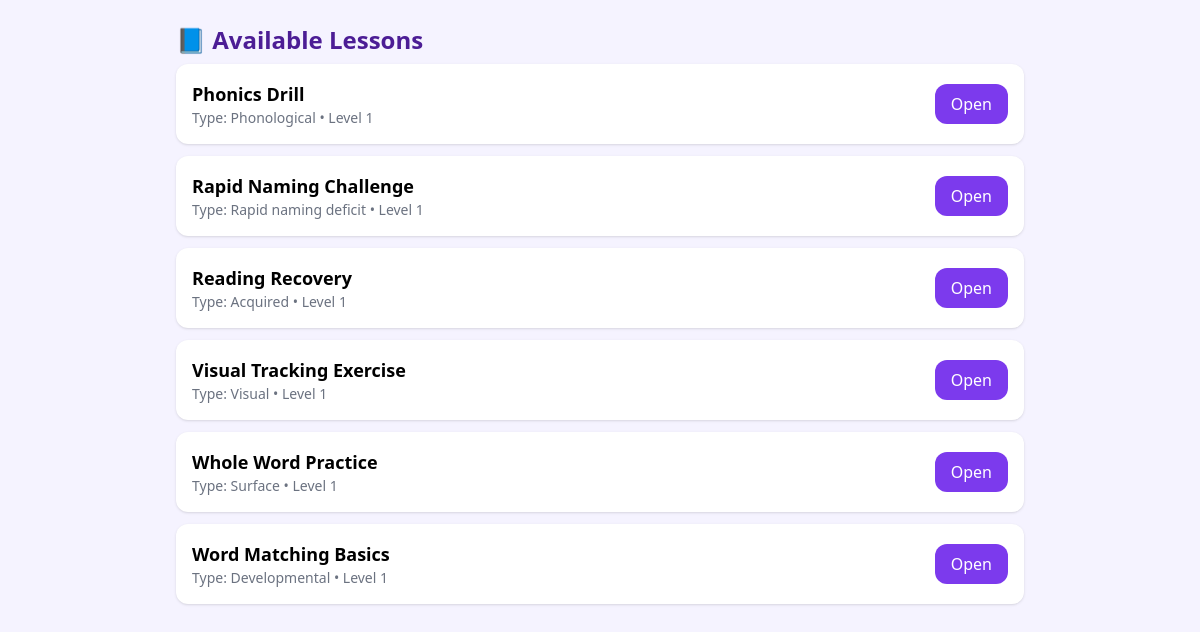
Screenshot of /lessons/ (signed in) with the database file from the repository.
### lessons/models.py (models this page shows, shortened)
class Lesson(models.Model):
    title = models.CharField(max_length=200)
    content_text = models.TextField()
    image = models.ImageField(upload_to="lessons/images/", blank=True, null=True)
    dyslexia_type = models.CharField(max_length=40, choices=DYSLEXIA_TYPES, default="Developmental")
    prompt = models.CharField(max_length=255, blank=True, default="")
    choice_a = models.CharField(max_length=120, blank=True, default="")
    choice_b = models.CharField(max_length=120, blank=True, default="")
    choice_c = models.CharField(max_length=120, blank=True, default="")
    correct_choice = models.CharField(max_length=1, blank=True, default="")  # "A" | "B" | "C"
    level = models.PositiveIntegerField(default=1)
    created_at = models.DateTimeField(auto_now_add=True)
    class Meta:
        ordering = ["level", "title"]

### lessons/views.py (the view)
# urls.py: path("", views.lesson_list, name="lesson_list"),
@login_required
def lesson_list(request):
    dyslexia_type = None
    try:
        cp = ChildProfile.objects.get(child=request.user)
        dyslexia_type = cp.dyslexia_type
    except ChildProfile.DoesNotExist:
        pass
    if dyslexia_type:
        lessons = Lesson.objects.filter(dyslexia_type=dyslexia_type)
    else:
        lessons = Lesson.objects.all()
    return render(request, "lessons/lesson_list.html", {
        "lessons": lessons,
        "dyslexia_type": dyslexia_type,
        "title": "Lessons",
    })

### templates/lessons/lesson_list.html (shortened to what this page needs)
<!DOCTYPE html>
<html>
<head>
  <script src="https://cdn.tailwindcss.com"></script>
</head>
<body class="bg-violet-50 min-h-screen">
  <div class="max-w-4xl mx-auto p-6">
    <h1 class="text-2xl font-bold text-violet-900 mb-2">📘 Available Lessons</h1>
    <ul class="space-y-3">
      {% for lesson in lessons %}
        <li class="bg-white rounded-xl p-4 shadow flex justify-between items-center">
          <div>
            <div class="font-semibold text-lg">{{ lesson.title }}</div>
            <div class="text-sm text-gray-500">Type: {{ lesson.dyslexia_type }} • Level {{ lesson.level }}</div>
          </div>
          <a href="{% url 'lesson_detail' lesson.id %}"
             class="px-4 py-2 bg-violet-600 text-white rounded-xl hover:bg-violet-700">Open</a>
        </li>
      {% empty %}
        <li class="text-gray-500">No lessons yet. Please ask your teacher/parent to add some.</li>
      {% endfor %}
    </ul>
  </div>
</body>
</html>

### rows the page displays
Lesson: title "Phonics Drill", dyslexia_type "Phonological", level "1"
Lesson: title "Rapid Naming Challenge", dyslexia_type "Rapid naming deficit", level "1"
Lesson: title "Reading Recovery", dyslexia_type "Acquired", level "1"
Lesson: title "Visual Tracking Exercise", dyslexia_type "Visual", level "1"
Lesson: title "Whole Word Practice", dyslexia_type "Surface", level "1"
Lesson: title "Word Matching Basics", dyslexia_type "Developmental", level "1"
